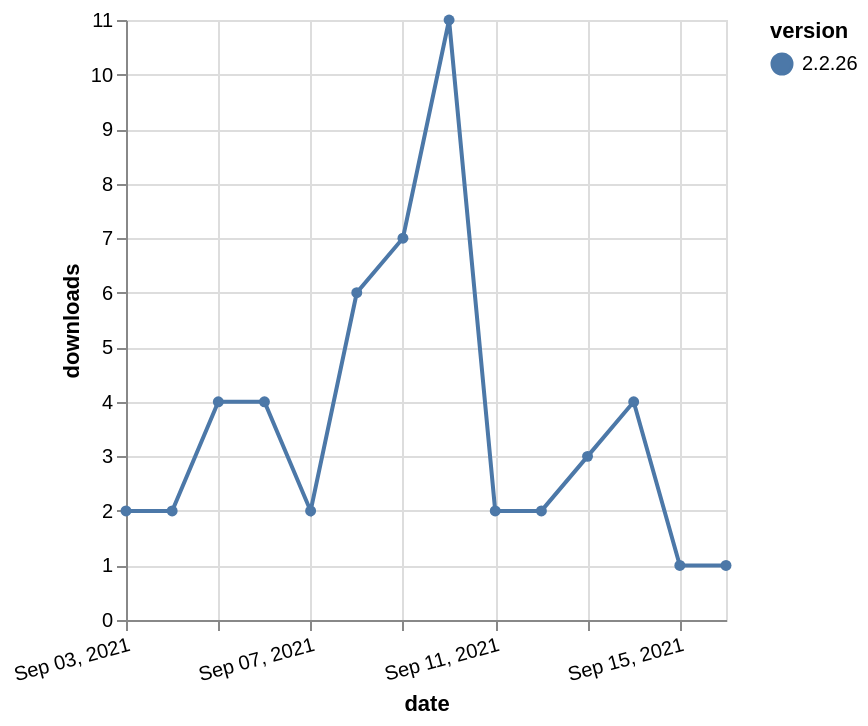

This figure's Vega-Lite source:
### Vega-Lite specification from a JSON file in a GitHub repository (floating-point values rounded to 4 significant figures)
{"$schema": "https://vega.github.io/schema/vega-lite/v5.json", "description": "A simple bar chart with embedded data.", "data": {"values": [{"date": "2021-09-03", "total": 6004, "delta": 2, "version": "2.2.26"}, {"date": "2021-09-04", "total": 6006, "delta": 2, "version": "2.2.26"}, {"date": "2021-09-05", "total": 6010, "delta": 4, "version": "2.2.26"}, {"date": "2021-09-06", "total": 6014, "delta": 4, "version": "2.2.26"}, {"date": "2021-09-07", "total": 6016, "delta": 2, "version": "2.2.26"}, {"date": "2021-09-08", "total": 6022, "delta": 6, "version": "2.2.26"}, {"date": "2021-09-09", "total": 6029, "delta": 7, "version": "2.2.26"}, {"date": "2021-09-10", "total": 6040, "delta": 11, "version": "2.2.26"}, {"date": "2021-09-11", "total": 6042, "delta": 2, "version": "2.2.26"}, {"date": "2021-09-12", "total": 6044, "delta": 2, "version": "2.2.26"}, {"date": "2021-09-13", "total": 6047, "delta": 3, "version": "2.2.26"}, {"date": "2021-09-14", "total": 6051, "delta": 4, "version": "2.2.26"}, {"date": "2021-09-15", "total": 6052, "delta": 1, "version": "2.2.26"}, {"date": "2021-09-16", "total": 6053, "delta": 1, "version": "2.2.26"}]}, "width": "container", "mark": {"type": "line", "point": {"filled": true}}, "encoding": {"x": {"field": "date", "type": "temporal", "timeUnit": "yearmonthdate", "title": "date", "axis": {"labelAngle": -15}}, "y": {"field": "delta", "type": "quantitative", "title": "downloads"}, "color": {"field": "version", "type": "nominal"}, "tooltip": {"field": "delta"}}}
